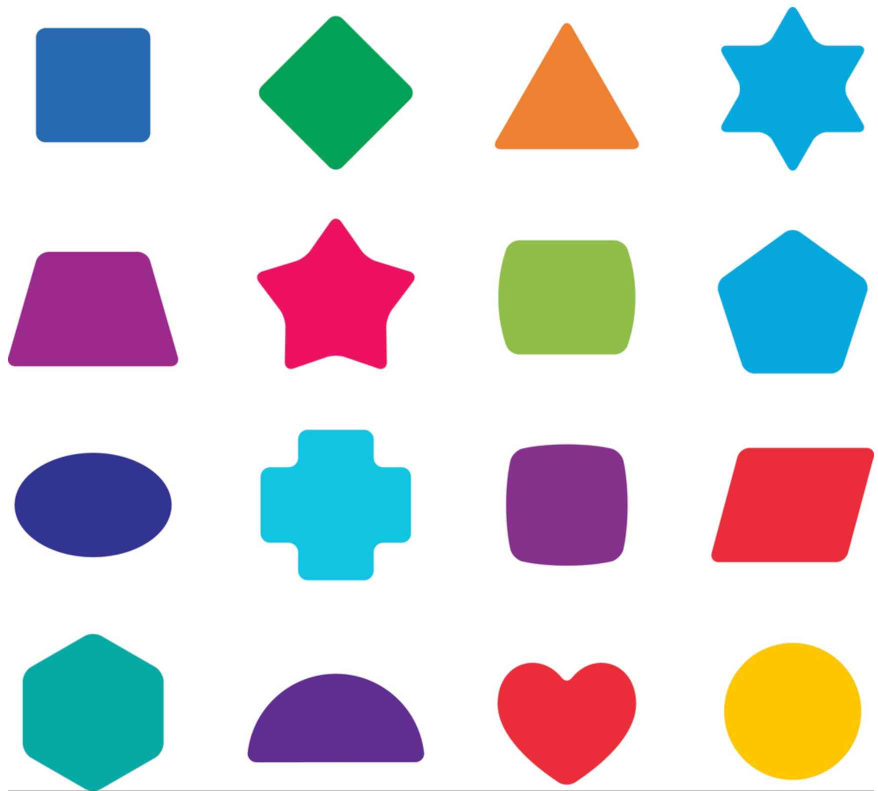
#> input picture Resources/shapes.jpg, 1756 x 1582 px (shown at 1/2 size)
$ python Img_contours_shape.py
#> lines starting #> are read from the running program, lines starting #| are printed output that depends on the picture; after the words box and inside, x2 and y2 are one past the last pixel; in counts of white or black regions, pixels touching at a corner belong together
import cv2
import numpy as np
from img_joining_2 import stackImages


def getContours(img):
    contours, chy = cv2.findContours(
        img, cv2.RETR_EXTERNAL, cv2.CHAIN_APPROX_NONE)
    for cnt in contours:
        area = cv2.contourArea(cnt)
        # draw outer line of the shapes
        cv2.drawContours(imgContour, contours=cnt,
                         contourIdx=-1, color=(255, 0, 0), thickness=3)

        # Perimeter of shapes closed is true becoz all the shaped are closed one
        perimeter = cv2.arcLength(curve=cnt, closed=True)
        # approximate aread of shapes
        approx = cv2.approxPolyDP(
            curve=cnt, epsilon=0.02*perimeter+2, closed=True)
        # sides/corners of objects
        x, y, w, h = cv2.boundingRect(approx)

        # get the shape of shapes
        if len(approx) == 8:
            objType = "circle"
        elif len(approx) == 3:
            objType = "Tri"
        elif len(approx) == 4:
            if .95 < w/float(h) < 1.05:
                objType = "square"
            else:
                objType = "Rect"
        elif len(approx) == 5:
            objType = "poly"
        elif len(approx) == 6:
            objType = "hexa"
        else:
            objType = "Unknown"

        # create rectangle around the shapes
        cv2.rectangle(imgContour, pt1=(x, y), pt2=(
            x+w, y+h), color=(0, 255, 0), thickness=3)

        # add text to shapes
        cv2.putText(imgContour, objType, org=(x+(w//2)-20, y+(h//2)),
                    fontFace=cv2.FONT_HERSHEY_COMPLEX, fontScale=1, color=(0, 0, 0), thickness=2)


# reading the shape
img = cv2.imread('Resources/shapes.jpg')
#> img is the input picture: shape (1582, 1756, 3); mean B, G, R 213.6, 209, 208.7
imgContour = img.copy()

# convert into gray scale
imgGray = cv2.cvtColor(img, cv2.COLOR_BGR2GRAY)
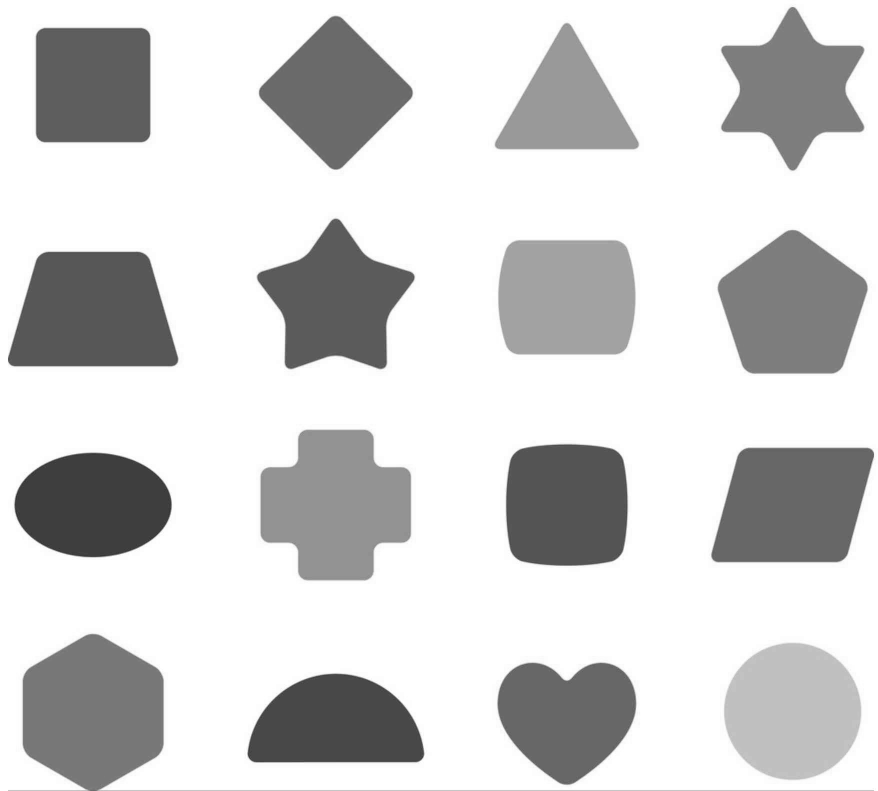
#> imgGray: shape (1582, 1756) (shown at 1/2 size); min 40, max 255, mean 209.5

# Blur Image
imgBlur = cv2.GaussianBlur(imgGray, (7, 7), 1)

# Deduct edges
imgCanny = cv2.Canny(imgBlur, 50, 50)
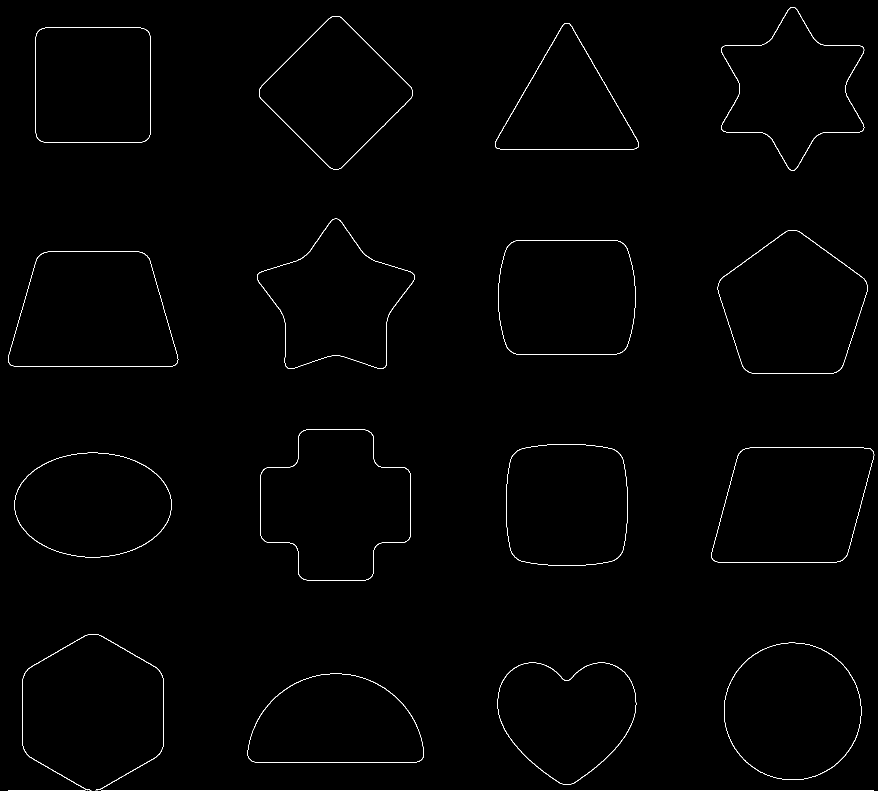
#> imgCanny: shape (1582, 1756) (shown at 1/2 size); 0.67% white in thin lines or dots

# Blank Image
imgBlank = np.zeros_like(img)

# get Contours
getContours(imgCanny)
#> in getContours, `contours, chy = cv2.findContours( img, cv2.RETR_EXTERNAL, cv2.CHAIN_AP..`: contours = 22 contours, 6 with area under 20; largest, box (x1, y1, x2, y2) and area: (521, 859, 822, 1161) 67698, (16, 503, 357, 733) 64614, (1435, 460, 1736, 748) 62472, (1422, 895, 1749, 1125) 62087, (1448, 1285, 1723, 1560) 59075; chy = 22 rows, first 6: [1, -1, -1, -1], [2, 0, -1, -1], [3, 1, -1, -1], [4, 2, -1, -1], [5, 3, -1, -1], [6, 4, -1, -1]
#> the loop in getContours, `for cnt in contours:` made 1 pass
#> (cnt, area) on pass 1: ([[195, 1581]], 0)
#> (the run stopped early here; a loop or call above may not have finished)
